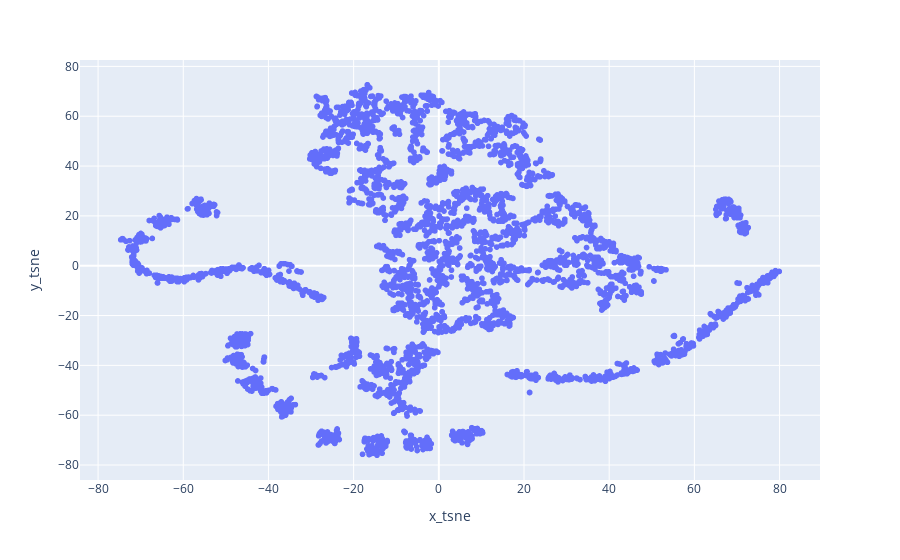

This figure's notebook cell:
### Code cell
px.scatter(df_LRMFP, x="x_tsne", y="y_tsne")

### Figure 1 — Plotly figure (JSON) as saved in the notebook; plotly's stock layout.template omitted (floating-point values rounded to 4 significant figures; data arrays with more than 128 entries replaced by an {"elided": "..."} marker saying what was removed)
{"data": [{"hovertemplate": "x_tsne=%{x}<br>y_tsne=%{y}<extra></extra>", "legendgroup": "", "marker": {"color": "#636efa", "symbol": "circle"}, "mode": "markers", "name": "", "showlegend": false, "type": "scattergl", "x": {"elided": "4166 float values"}, "xaxis": "x", "y": {"elided": "4166 float values"}, "yaxis": "y"}], "layout": {"legend": {"tracegroupgap": 0}, "margin": {"t": 60}, "xaxis": {"anchor": "y", "domain": [0, 1], "title": {"text": "x_tsne"}}, "yaxis": {"anchor": "x", "domain": [0, 1], "title": {"text": "y_tsne"}}}}
